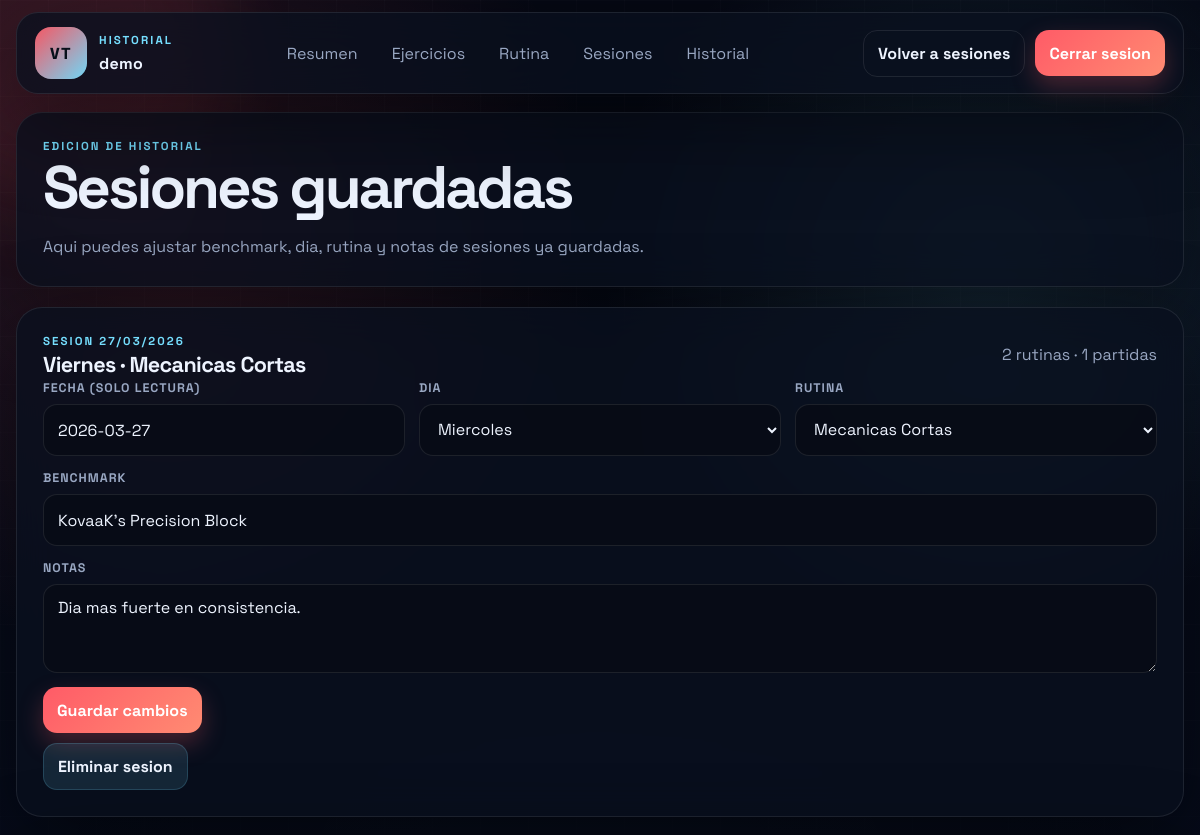
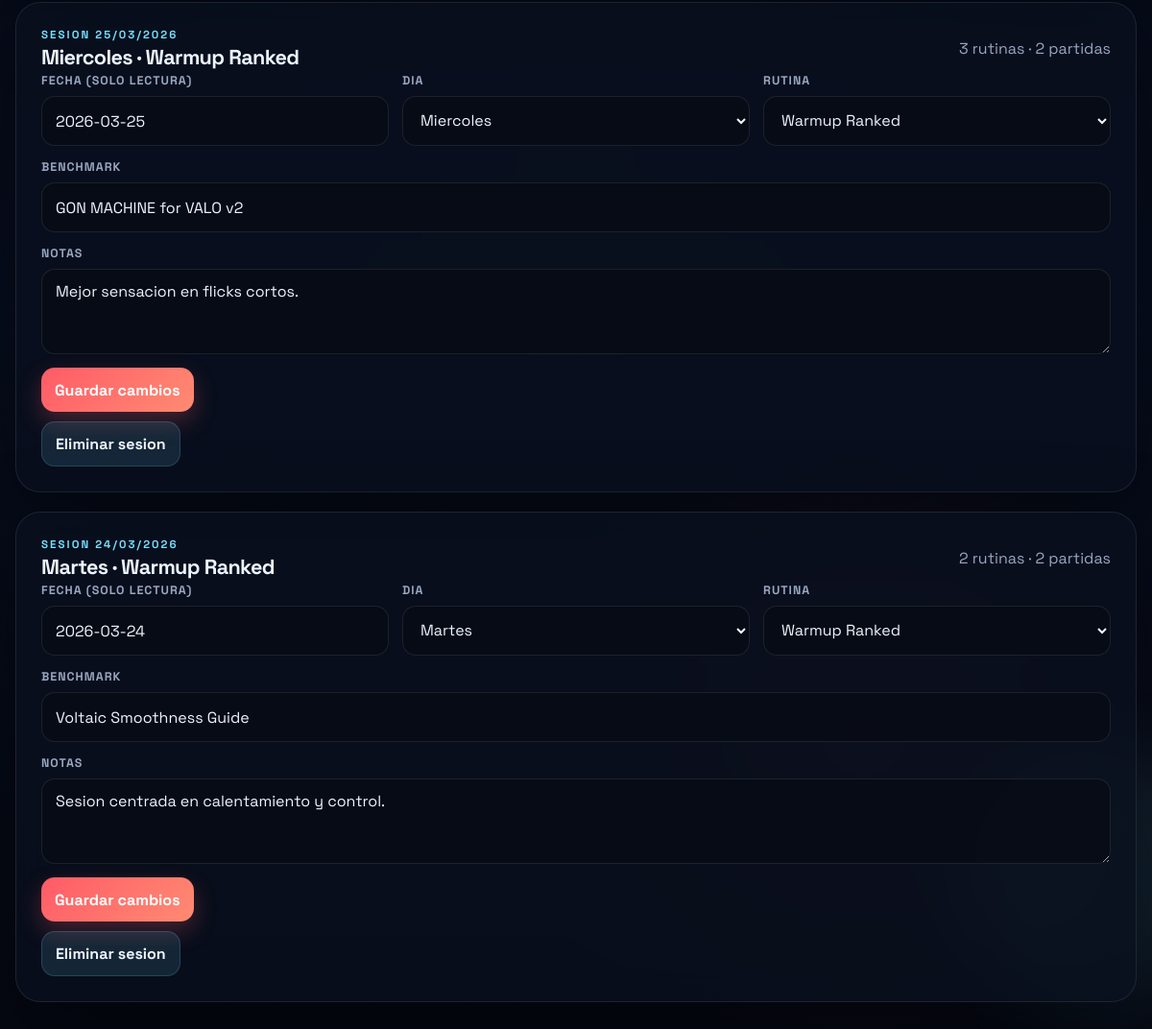
The app's page /history.php (signed in) with its own data (2 pictures, top to bottom).
### tables this page shows
CREATE TABLE IF NOT EXISTS users (
    id INT UNSIGNED NOT NULL AUTO_INCREMENT,
    username VARCHAR(50) NOT NULL,
    email VARCHAR(120) NOT NULL,
    password_hash VARCHAR(255) NOT NULL,
    email_verified_at TIMESTAMP NULL DEFAULT NULL,
    email_verification_token_hash CHAR(64) NULL,
    email_verification_sent_at TIMESTAMP NULL DEFAULT NULL,
    created_at TIMESTAMP NOT NULL DEFAULT CURRENT_TIMESTAMP,
    updated_at TIMESTAMP NOT NULL DEFAULT CURRENT_TIMESTAMP ON UPDATE CURRENT_TIMESTAMP,
    PRIMARY KEY (id),
    UNIQUE KEY uq_users_username (username),
    UNIQUE KEY uq_users_email (email)
);

CREATE TABLE IF NOT EXISTS training_days (
    id INT UNSIGNED NOT NULL AUTO_INCREMENT,
    user_id INT UNSIGNED NOT NULL,
    session_date DATE NOT NULL,
    day_name VARCHAR(20) NOT NULL,
    session_routine_name VARCHAR(120) NULL,
    benchmark_routine_item_id INT UNSIGNED NULL,
    benchmark VARCHAR(190) NOT NULL,
    notes TEXT NULL,
    extra_data_json LONGTEXT NULL,
    created_at TIMESTAMP NOT NULL DEFAULT CURRENT_TIMESTAMP,
    updated_at TIMESTAMP NOT NULL DEFAULT CURRENT_TIMESTAMP ON UPDATE CURRENT_TIMESTAMP,
    PRIMARY KEY (id),
    UNIQUE KEY uq_training_days_user_date (user_id, session_date),
    KEY idx_training_days_benchmark_item (benchmark_routine_item_id),
    CONSTRAINT fk_training_days_user
        FOREIGN KEY (user_id) REFERENCES users (id)
        ON DELETE CASCADE,
    CONSTRAINT fk_training_days_benchmark_item
        FOREIGN KEY (benchmark_routine_item_id) REFERENCES user_routine_items (id)
        ON DELETE SET NULL
);

### helpers.php (called while the page is built, shortened)
<?php
function h($value): string
{
    return htmlspecialchars((string) $value, ENT_QUOTES, 'UTF-8');
}
function asset_version(string $path): string
{
    $absolutePath = __DIR__ . '/' . ltrim($path, '/');
    $modifiedTime = @filemtime($absolutePath);
    return $modifiedTime !== false ? (string) $modifiedTime : (string) time();
}
function current_user(PDO $pdo): ?array
{
    $fields = ['id', 'username', 'email', 'created_at'];
    if (column_exists($pdo, 'users', 'email_verified_at')) {
        $fields[] = 'email_verified_at';
    } else {
        $fields[] = 'NULL AS email_verified_at';
    }
    $statement = $pdo->prepare('SELECT ' . implode(', ', $fields) . ' FROM users WHERE id = :id LIMIT 1');
    $statement->execute(['id' => (int) $_SESSION['user_id']]);
    $user = $statement->fetch();
    return $user ?: null;
}
function column_exists(PDO $pdo, string $table, string $column): bool
{
    static $cache = [];
    $cacheKey = $table . '.' . $column;
    $statement = $pdo->prepare(
        'SELECT 1
         FROM information_schema.columns
         WHERE table_schema = DATABASE()
           AND table_name = :table_name
           AND column_name = :column_name
         LIMIT 1'
    );
    $statement->execute([
        'table_name' => $table,
        'column_name' => $column,
    ]);
    $cache[$cacheKey] = (bool) $statement->fetchColumn();
    return $cache[$cacheKey];
}

### app_context.php (called while the page is built, shortened)
<?php
function fetch_sessions(PDO $pdo, int $userId): array
{
    $hasBenchmarkRoutineItemId = column_exists($pdo, 'training_days', 'benchmark_routine_item_id');
    $hasSessionRoutineName = column_exists($pdo, 'training_days', 'session_routine_name');
    $hasDayExtraData = column_exists($pdo, 'training_days', 'extra_data_json');
    $hasMatchRounds = column_exists($pdo, 'training_matches', 'rounds_for') && column_exists($pdo, 'training_matches', 'rounds_against');
    $hasMatchHeadshot = column_exists($pdo, 'training_matches', 'headshot_pct');
    $hasMatchAcs = column_exists($pdo, 'training_matches', 'acs');
    $hasMatchKast = column_exists($pdo, 'training_matches', 'kast');
    $hasRoutineExtraData = column_exists($pdo, 'training_routines', 'extra_data_json');
    $hasMatchExtraData = column_exists($pdo, 'training_matches', 'extra_data_json');
    $benchmarkRoutineItemIdSelect = $hasBenchmarkRoutineItemId ? 'benchmark_routine_item_id' : 'NULL AS benchmark_routine_item_id';
    $sessionRoutineNameSelect = $hasSessionRoutineName ? 'session_routine_name' : 'NULL AS session_routine_name';
    $dayExtraDataSelect = $hasDayExtraData ? 'extra_data_json' : 'NULL AS extra_data_json';
    $matchRoundsForSelect = $hasMatchRounds ? 'rounds_for' : 'NULL AS rounds_for';
    $matchRoundsAgainstSelect = $hasMatchRounds ? 'rounds_against' : 'NULL AS rounds_against';
    $matchHeadshotSelect = $hasMatchHeadshot ? 'headshot_pct' : 'NULL AS headshot_pct';
    $matchAcsSelect = $hasMatchAcs ? 'acs' : 'NULL AS acs';
    $matchKastSelect = $hasMatchKast ? 'kast' : 'NULL AS kast';
    $sessionStatement = $pdo->prepare(
        'SELECT id, session_date, day_name, ' . $sessionRoutineNameSelect . ', ' . $benchmarkRoutineItemIdSelect . ', benchmark, notes, ' . $dayExtraDataSelect . ', created_at, updated_at
         FROM training_days
         WHERE user_id = :user_id
         ORDER BY session_date DESC, id DESC'
    );
    $sessionStatement->execute(['user_id' => $userId]);
    $sessions = $sessionStatement->fetchAll();
    $exerciseStatement = $pdo->prepare(
        'SELECT user_routine_item_id, exercise_id, section_name, item_name, score_points, duration_minutes, accuracy_pct, notes, sort_order, ' . (column_exists($pdo, 'training_routines', 'repetitions') ? 'repetitions' : '1 AS repetitions') . ', ' . ($hasRoutineExtraData ? 'extra_data_json' : 'NULL AS extra_data_json') . '
         FROM training_routines
         WHERE training_day_id = :day_id
         ORDER BY sort_order ASC, id ASC'
    );
    $matchStatement = $pdo->prepare(
        'SELECT match_type, map_name, kills, deaths, assists, kda, ' . $matchHeadshotSelect . ', ' . $matchRoundsForSelect . ', ' . $matchRoundsAgainstSelect . ', ' . $matchAcsSelect . ', ' . $matchKastSelect . ', score_points, match_result, notes, sort_order, ' . ($hasMatchExtraData ? 'extra_data_json' : 'NULL AS extra_data_json') . '
         FROM training_matches
         WHERE training_day_id = :day_id
         ORDER BY sort_order ASC, id ASC'
    );
    foreach ($sessions as &$session) {
        $dayId = (int) $session['id'];
        $exerciseStatement->execute(['day_id' => $dayId]);
        $routines = $exerciseStatement->fetchAll();
        $matchStatement->execute(['day_id' => $dayId]);
        $matches = $matchStatement->fetchAll();
    }
    return $sessions;
}
function decode_session_snapshot(string $rawJson): array
{
    if (trim($rawJson) === '') {
        return [];
    }
    $decoded = json_decode($rawJson, true);
    return $decoded;
}
function fetch_user_routine_items(PDO $pdo, int $userId): array
{
    $hasRepetitions = column_exists($pdo, 'user_routine_items', 'repetitions');
    $hasRoutineName = column_exists($pdo, 'user_routine_items', 'routine_name');
    $statement = $pdo->prepare(
        'SELECT uri.id, uri.user_id, ' . ($hasRoutineName ? 'uri.routine_name' : "'Rutina principal' AS routine_name") . ', uri.exercise_id, uri.sort_order, ' . ($hasRepetitions ? 'uri.repetitions' : '1 AS repetitions') . ', uri.target_minutes, uri.target_accuracy, uri.notes,
                te.platform, te.exercise_name, te.notes AS exercise_notes
         FROM user_routine_items uri
         INNER JOIN training_exercises te ON te.id = uri.exercise_id
         WHERE uri.user_id = :user_id
         ORDER BY ' . ($hasRoutineName ? 'uri.routine_name ASC,' : '') . ' uri.sort_order ASC, uri.id ASC'
    );
    $statement->execute(['user_id' => $userId]);
    return $statement->fetchAll();
}

### history.php (the view, shortened to what this page needs)
<?php
require_once __DIR__ . '/db.php';
require_once __DIR__ . '/helpers.php';
require_once __DIR__ . '/app_context.php';
$pdo = null;
try {
    $pdo = db();
} catch (Throwable $throwable) {
    $dbError = 'No se pudo conectar a la base de datos. Revisa la configuracion de InfinityFree.';
}
$user = null;
$sessions = [];
$routineNames = [];
if ($pdo instanceof PDO) {
    $user = current_user($pdo);
    $sessions = fetch_sessions($pdo, (int) $user['id']);
    $routineItems = fetch_user_routine_items($pdo, (int) $user['id']);
    foreach ($routineItems as $routineItem) {
        $routineName = trim((string) ($routineItem['routine_name'] ?? 'Rutina principal'));
        if (!in_array($routineName, $routineNames, true)) {
            $routineNames[] = $routineName;
        }
    }
}
?>
<!doctype html>
<html lang="es">
<head>
  <link rel="stylesheet" href="styles.css?v=<?= h(asset_version('styles.css')) ?>" />
</head>
<body>
  <div class="bg-orb orb-a"></div>
  <div class="bg-orb orb-b"></div>
  <div class="bg-grid"></div>
  <header class="site-header card">
    <div class="brand brand-lockup">
      <div class="brand-mark">VT</div>
      <div>
        <p class="eyebrow">Historial</p>
        <h1><?= $user ? h($user['username']) : 'Training Log' ?></h1>
      </div>
    </div>
    <nav class="site-nav" aria-label="Principal">
      <a href="dashboard.php">Resumen</a>
      <a href="exercises.php">Ejercicios</a>
      <a href="routine.php">Rutina</a>
      <a href="sessions.php">Sesiones</a>
      <a href="history.php">Historial</a>
    </nav>
    <div class="header-actions">
      <a class="ghost-btn" href="sessions.php">Volver a sesiones</a>
      <form action="actions.php" method="post" class="header-logout-form">
        <button class="primary-btn" type="submit">Cerrar sesion</button>
      </form>
    </div>
  </header>
  <main class="page-shell page-shell-wide">
    <section class="card overview-card">
      <div class="section-title">
        <div>
          <p class="eyebrow">Edicion de historial</p>
          <h2>Sesiones guardadas</h2>
        </div>
      </div>
      <p class="small-muted">Aqui puedes ajustar benchmark, dia, rutina y notas de sesiones ya guardadas.</p>
    </section>
    <?php if (!$sessions): ?>
      <section class="card overview-card">
        <p class="small-muted">No hay sesiones registradas todavia.</p>
      </section>
    <?php else: ?>
      <?php foreach ($sessions as $session): ?>
        <section id="session-<?= (int) $session['id'] ?>" class="card overview-card">
          <div class="section-title tight">
            <div>
              <p class="eyebrow">Sesion <?= h(date('d/m/Y', strtotime((string) $session['session_date']))) ?></p>
              <h3><?= h(day_label_es((string) $session['day_name'])) ?> · <?= h((string) (($session['session_routine_name'] ?? '') !== '' ? $session['session_routine_name'] : 'Sin rutina')) ?></h3>
            </div>
            <p class="small-muted"><?= h(format_int_es((int) count($session['routines']))) ?> rutinas · <?= h(format_int_es((int) $session['match_count'])) ?> partidas</p>
          </div>
          <form class="entry-form compact-form" action="actions.php" method="post">
            <div class="form-grid-three">
              <label>
                <span>Fecha (solo lectura)</span>
                <input type="text" value="<?= h((string) $session['session_date']) ?>" readonly />
              </label>
              <label>
                <span>Dia</span>
                <select name="day_name" required>
                  <?php foreach (['Monday' => 'Lunes', 'Tuesday' => 'Martes', 'Wednesday' => 'Miercoles', 'Thursday' => 'Jueves', 'Friday' => 'Viernes', 'Saturday' => 'Sabado', 'Sunday' => 'Domingo'] as $value => $label): ?>
                    <option value="<?= h($value) ?>" <?= (string) $session['day_name'] === $value ? 'selected' : '' ?>><?= h($label) ?></option>
                  <?php endforeach; ?>
                </select>
              </label>
              <label>
                <span>Rutina</span>
                <select name="session_routine_name">
                  <?php foreach ($routineNames as $routineName): ?>
                    <option value="<?= h((string) $routineName) ?>" <?= (string) ($session['session_routine_name'] ?? '') === (string) $routineName ? 'selected' : '' ?>><?= h((string) $routineName) ?></option>
                  <?php endforeach; ?>
                </select>
              </label>
              <label class="full">
                <span>Benchmark</span>
                <input type="text" name="benchmark" value="<?= h((string) $session['benchmark']) ?>" required />
              </label>
              <label class="full">
                <span>Notas</span>
                <textarea name="notes" rows="3" placeholder="Notas de la sesion"><?= h((string) ($session['notes'] ?? '')) ?></textarea>
              </label>
            </div>
            <div class="actions">
              <button class="primary-btn" type="submit">Guardar cambios</button>
            </div>
          </form>
          <div class="actions" style="margin-top: 10px;">
            <form action="actions.php" method="post" onsubmit="return confirm('Eliminar esta sesion del historial?');">
              <button class="secondary-btn" type="submit">Eliminar sesion</button>
            </form>
          </div>
        </section>
      <?php endforeach; ?>
    <?php endif; ?>
  </main>
</body>
</html>

### records on screen
users: username "demo"
training_days: session_date "27/03/2026", day_name "Viernes", session_routine_name "Mecanicas Cortas", routines "2", match_count "1", session_date "2026-03-27", benchmark "KovaaK's Precision Block", notes "Dia mas fuerte en consistencia."
training_days: session_date "25/03/2026", day_name "Miercoles", session_routine_name "Warmup Ranked", routines "3", id "2", session_date "2026-03-25", benchmark "GON MACHINE for VALO v2", notes "Mejor sensacion en flicks cortos."
training_days: session_date "24/03/2026", day_name "Martes", session_routine_name "Warmup Ranked", routines "2", match_count "2", session_date "2026-03-24", benchmark "Voltaic Smoothness Guide", notes "Sesion centrada en calentamiento y control."

### other values on screen
form field day_name "Miercoles"
form field session_routine_name "Mecanicas Cortas"
form field session_routine_name "Warmup Ranked"
